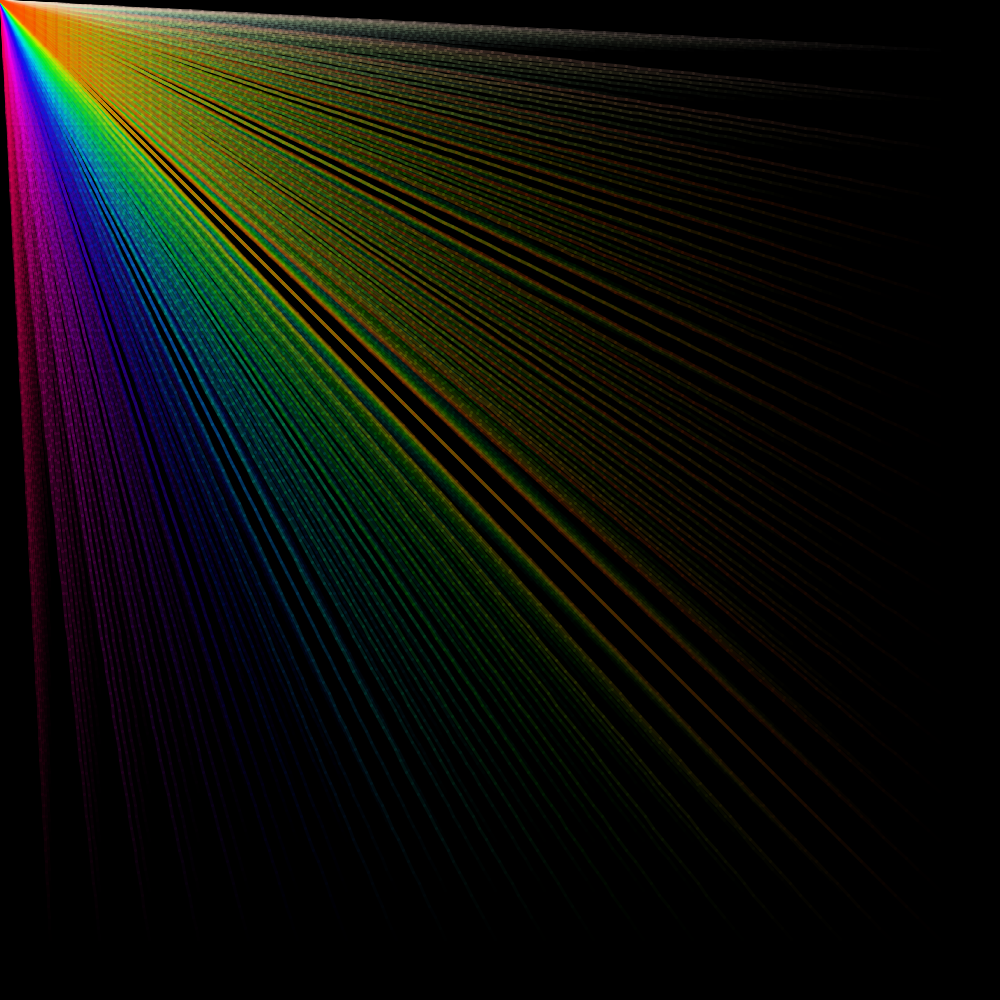
Frame 1 (no input)
Frame 60 (the mouse pressed at the canvas centre just before this capture): identical to frame 1, image omitted
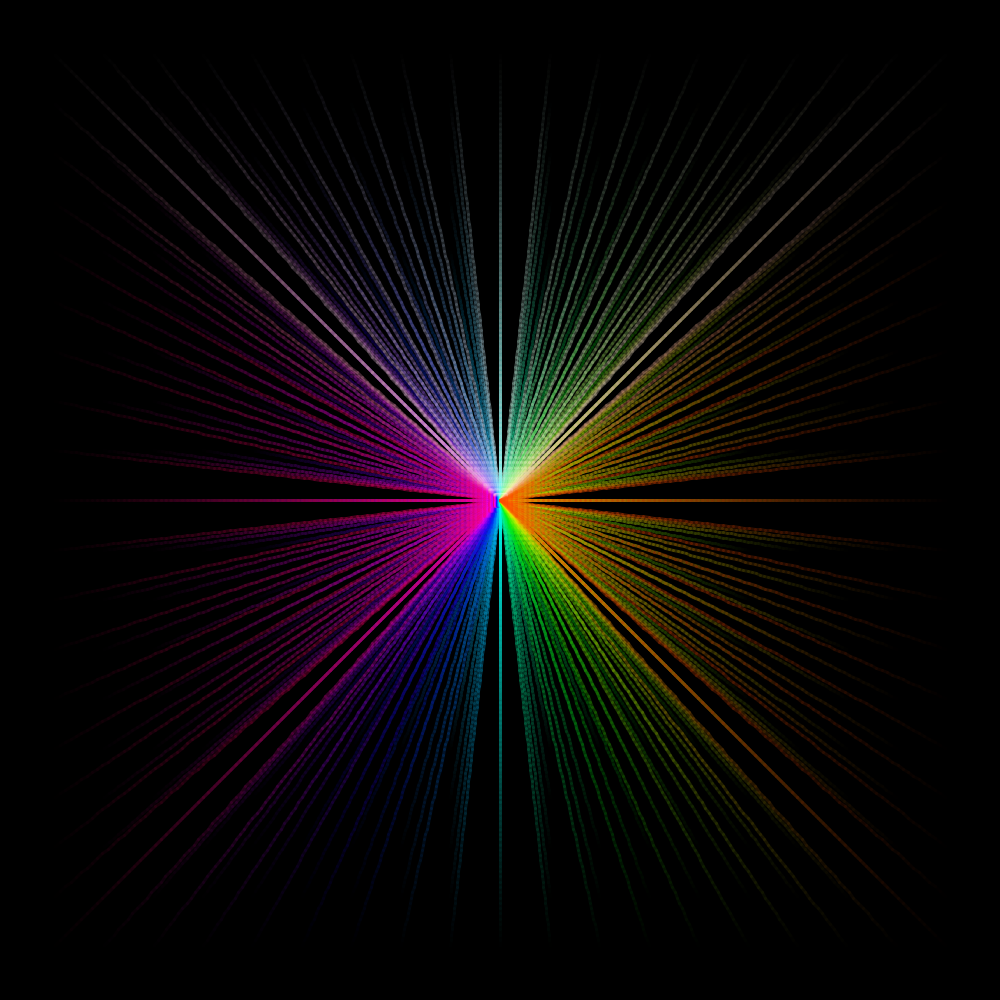
Frame 120 (the mouse held since frame 60 and released just before this capture)

The Processing sketch that drew these frames (run headless with seeded random() and noise(); from frame 60 on, the mouse is pressed at the canvas centre):

// Processing sketch: processing_160146
// ── processing_160146.pde

void setup(){
  size(1000, 1000);
  colorMode(HSB);
  background(0);
  //frameRate(4);
}

void draw(){
  background(0);
  strokeWeight(3);
  int x = 50;
  int y = 50;
  int a = 0;
   
  while(a < 85){ 
    while(x < 1000){
      while(y < 1000){
        stroke(250-x/4, y/(500/255), 3*a, 100);
        line(x + a*(mouseX-x)/85, y + a*(mouseY-y)/85, x + (a + 1)*(mouseX-x)/85, y + (a + 1)*(mouseY-y)/85);
        y = y + 50;
      }
      x = x + 50;
      y = 50;
    }
   a = a + 1;
   x = 50;
   y = 50;
  }
}
